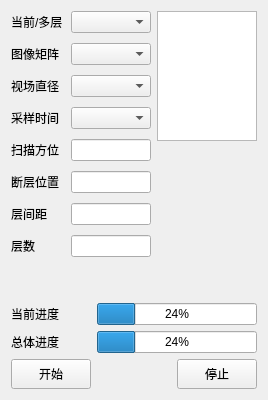
     <widget class="QWidget" name="ct3Tab">
      <attribute name="title">
       <string>三代CT</string>
      </attribute>
      <layout class="QGridLayout" name="gridLayout_9">
       <item row="0" column="0" rowspan="2">
        <layout class="QGridLayout" name="gridLayout_2">
         <property name="verticalSpacing">
          <number>10</number>
         </property>
         <item row="0" column="0">
          <widget class="QLabel" name="label_53">
           <property name="sizePolicy">
            <sizepolicy hsizetype="Minimum" vsizetype="Preferred">
             <horstretch>0</horstretch>
             <verstretch>0</verstretch>
            </sizepolicy>
           </property>
           <property name="minimumSize">
            <size>
             <width>54</width>
             <height>0</height>
            </size>
           </property>
           <property name="maximumSize">
            <size>
             <width>54</width>
             <height>16777215</height>
            </size>
           </property>
           <property name="text">
            <string>当前/多层</string>
           </property>
          </widget>
         </item>
         <item row="0" column="1">
          <widget class="QComboBox" name="ct3MultiLayerComboBox">
           <property name="sizePolicy">
            <sizepolicy hsizetype="Minimum" vsizetype="Fixed">
             <horstretch>0</horstretch>
             <verstretch>0</verstretch>
            </sizepolicy>
           </property>
           <property name="minimumSize">
            <size>
             <width>80</width>
             <height>0</height>
            </size>
           </property>
           <property name="maximumSize">
            <size>
             <width>80</width>
             <height>16777215</height>
            </size>
           </property>
          </widget>
         </item>
         <item row="1" column="0">
          <widget class="QLabel" name="label">
           <property name="minimumSize">
            <size>
             <width>54</width>
             <height>0</height>
            </size>
           </property>
           <property name="maximumSize">
            <size>
             <width>54</width>
             <height>16777215</height>
            </size>
           </property>
           <property name="text">
            <string>图像矩阵</string>
           </property>
          </widget>
         </item>
         <item row="1" column="1">
          <widget class="QComboBox" name="ct3MatrixComboBox">
           <property name="sizePolicy">
            <sizepolicy hsizetype="Minimum" vsizetype="Fixed">
             <horstretch>0</horstretch>
             <verstretch>0</verstretch>
            </sizepolicy>
           </property>
           <property name="minimumSize">
            <size>
             <width>80</width>
             <height>0</height>
            </size>
           </property>
           <property name="maximumSize">
            <size>
             <width>80</width>
             <height>16777215</height>
            </size>
           </property>
          </widget>
         </item>
         <item row="2" column="0">
          <widget class="QLabel" name="label_2">
           <property name="minimumSize">
            <size>
             <width>54</width>
             <height>0</height>
            </size>
           </property>
           <property name="maximumSize">
            <size>
             <width>54</width>
             <height>16777215</height>
            </size>
           </property>
           <property name="text">
            <string>视场直径</string>
           </property>
          </widget>
         </item>
         <item row="2" column="1">
          <widget class="QComboBox" name="ct3ViewComboBox">
           <property name="sizePolicy">
            <sizepolicy hsizetype="Minimum" vsizetype="Fixed">
             <horstretch>0</horstretch>
             <verstretch>0</verstretch>
            </sizepolicy>
           </property>
           <property name="minimumSize">
            <size>
             <width>80</width>
             <height>0</height>
            </size>
           </property>
           <property name="maximumSize">
            <size>
             <width>80</width>
             <height>16777215</height>
            </size>
           </property>
          </widget>
         </item>
         <item row="3" column="0">
          <widget class="QLabel" name="label_3">
           <property name="minimumSize">
            <size>
             <width>54</width>
             <height>0</height>
            </size>
           </property>
           <property name="maximumSize">
            <size>
             <width>54</width>
             <height>16777215</height>
            </size>
           </property>
           <property name="text">
            <string>采样时间</string>
           </property>
          </widget>
         </item>
         <item row="3" column="1">
          <widget class="QComboBox" name="ct3SampleTimeComboBox">
           <property name="sizePolicy">
            <sizepolicy hsizetype="Minimum" vsizetype="Fixed">
             <horstretch>0</horstretch>
             <verstretch>0</verstretch>
            </sizepolicy>
           </property>
           <property name="minimumSize">
            <size>
             <width>80</width>
             <height>0</height>
            </size>
           </property>
           <property name="maximumSize">
            <size>
             <width>80</width>
             <height>16777215</height>
            </size>
           </property>
          </widget>
         </item>
         <item row="4" column="0">
          <widget class="QLabel" name="label_7">
           <property name="minimumSize">
            <size>
             <width>54</width>
             <height>0</height>
            </size>
           </property>
           <property name="maximumSize">
            <size>
             <width>54</width>
             <height>16777215</height>
            </size>
           </property>
           <property name="text">
            <string>扫描方位</string>
           </property>
          </widget>
         </item>
         <item row="4" column="1">
          <widget class="QLineEdit" name="ct3AngleLineEdit">
           <property name="sizePolicy">
            <sizepolicy hsizetype="Minimum" vsizetype="Fixed">
             <horstretch>0</horstretch>
             <verstretch>0</verstretch>
            </sizepolicy>
           </property>
           <property name="minimumSize">
            <size>
             <width>80</width>
             <height>0</height>
            </size>
           </property>
           <property name="maximumSize">
            <size>
             <width>80</width>
             <height>16777215</height>
            </size>
           </property>
          </widget>
         </item>
         <item row="5" column="0">
          <widget class="QLabel" name="label_8">
           <property name="minimumSize">
            <size>
             <width>54</width>
             <height>0</height>
            </size>
           </property>
           <property name="maximumSize">
            <size>
             <width>54</width>
             <height>16777215</height>
            </size>
           </property>
           <property name="text">
            <string>断层位置</string>
           </property>
          </widget>
         </item>
         <item row="5" column="1">
          <widget class="QLineEdit" name="ct3LayerPosLineEdit">
           <property name="sizePolicy">
            <sizepolicy hsizetype="Minimum" vsizetype="Fixed">
             <horstretch>0</horstretch>
             <verstretch>0</verstretch>
            </sizepolicy>
           </property>
           <property name="minimumSize">
            <size>
             <width>80</width>
             <height>0</height>
            </size>
           </property>
           <property name="maximumSize">
            <size>
             <width>80</width>
             <height>16777215</height>
            </size>
           </property>
          </widget>
         </item>
         <item row="6" column="0">
          <widget class="QLabel" name="ct3LayerSpaceLabel">
           <property name="minimumSize">
            <size>
             <width>54</width>
             <height>0</height>
            </size>
           </property>
           <property name="maximumSize">
            <size>
             <width>54</width>
             <height>16777215</height>
            </size>
           </property>
           <property name="text">
            <string>层间距</string>
           </property>
          </widget>
         </item>
         <item row="6" column="1">
          <widget class="QLineEdit" name="ct3LayerSpaceLineEdit">
           <property name="sizePolicy">
            <sizepolicy hsizetype="Minimum" vsizetype="Fixed">
             <horstretch>0</horstretch>
             <verstretch>0</verstretch>
            </sizepolicy>
           </property>
           <property name="minimumSize">
            <size>
             <width>80</width>
             <height>0</height>
            </size>
           </property>
           <property name="maximumSize">
            <size>
             <width>80</width>
             <height>16777215</height>
            </size>
           </property>
          </widget>
         </item>
         <item row="7" column="0">
          <widget class="QLabel" name="ct3SpaceNumLabel">
           <property name="minimumSize">
            <size>
             <width>54</width>
             <height>0</height>
            </size>
           </property>
           <property name="maximumSize">
            <size>
             <width>54</width>
             <height>16777215</height>
            </size>
           </property>
           <property name="text">
            <string>层数</string>
           </property>
          </widget>
         </item>
         <item row="7" column="1">
          <widget class="QLineEdit" name="ct3SpaceNumLineEdit">
           <property name="sizePolicy">
            <sizepolicy hsizetype="Minimum" vsizetype="Fixed">
             <horstretch>0</horstretch>
             <verstretch>0</verstretch>
            </sizepolicy>
           </property>
           <property name="minimumSize">
            <size>
             <width>80</width>
             <height>0</height>
            </size>
           </property>
           <property name="maximumSize">
            <size>
             <width>80</width>
             <height>16777215</height>
            </size>
           </property>
          </widget>
         </item>
        </layout>
       </item>
       <item row="0" column="1">
        <widget class="QListWidget" name="ct3LayerPosListWidget">
         <property name="minimumSize">
          <size>
           <width>100</width>
           <height>130</height>
          </size>
         </property>
         <property name="maximumSize">
          <size>
           <width>100</width>
           <height>130</height>
          </size>
         </property>
        </widget>
       </item>
       <item row="3" column="0" colspan="2">
        <layout class="QGridLayout" name="gridLayout_4">
         <item row="0" column="0">
          <widget class="QLabel" name="label_4">
           <property name="text">
            <string>当前进度</string>
           </property>
          </widget>
         </item>
         <item row="1" column="0">
          <widget class="QLabel" name="label_5">
           <property name="text">
            <string>总体进度</string>
           </property>
          </widget>
         </item>
         <item row="2" column="0">
          <widget class="QPushButton" name="Ct3StartButton">
           <property name="minimumSize">
            <size>
             <width>0</width>
             <height>30</height>
            </size>
           </property>
           <property name="text">
            <string>开始</string>
           </property>
          </widget>
         </item>
         <item row="2" column="1">
          <spacer name="horizontalSpacer">
           <property name="orientation">
            <enum>Qt::Horizontal</enum>
           </property>
           <property name="sizeType">
            <enum>QSizePolicy::Expanding</enum>
           </property>
           <property name="sizeHint" stdset="0">
            <size>
             <width>68</width>
             <height>20</height>
            </size>
           </property>
          </spacer>
         </item>
         <item row="2" column="2">
          <widget class="QPushButton" name="stopButton">
           <property name="minimumSize">
            <size>
             <width>0</width>
             <height>30</height>
            </size>
           </property>
           <property name="text">
            <string>停止</string>
           </property>
          </widget>
         </item>
         <item row="0" column="1" colspan="2">
          <widget class="QProgressBar" name="Ct3ScanNowProgressBar">
           <property name="sizePolicy">
            <sizepolicy hsizetype="Minimum" vsizetype="Fixed">
             <horstretch>0</horstretch>
             <verstretch>0</verstretch>
            </sizepolicy>
           </property>
           <property name="minimumSize">
            <size>
             <width>100</width>
             <height>0</height>
            </size>
           </property>
           <property name="autoFillBackground">
            <bool>false</bool>
           </property>
           <property name="value">
            <number>24</number>
           </property>
           <property name="alignment">
            <set>Qt::AlignRight|Qt::AlignTrailing|Qt::AlignVCenter</set>
           </property>
          </widget>
         </item>
         <item row="1" column="1" colspan="2">
          <widget class="QProgressBar" name="Ct3ScanAllProgressBar">
           <property name="sizePolicy">
            <sizepolicy hsizetype="Minimum" vsizetype="Fixed">
             <horstretch>0</horstretch>
             <verstretch>0</verstretch>
            </sizepolicy>
           </property>
           <property name="autoFillBackground">
            <bool>false</bool>
           </property>
           <property name="value">
            <number>24</number>
           </property>
           <property name="alignment">
            <set>Qt::AlignRight|Qt::AlignTrailing|Qt::AlignVCenter</set>
           </property>
          </widget>
         </item>
        </layout>
       </item>
       <item row="2" column="0">
        <spacer name="verticalSpacer_3">
         <property name="orientation">
          <enum>Qt::Vertical</enum>
         </property>
         <property name="sizeHint" stdset="0">
          <size>
           <width>20</width>
           <height>40</height>
          </size>
         </property>
        </spacer>
       </item>
      </layout>
     </widget>
